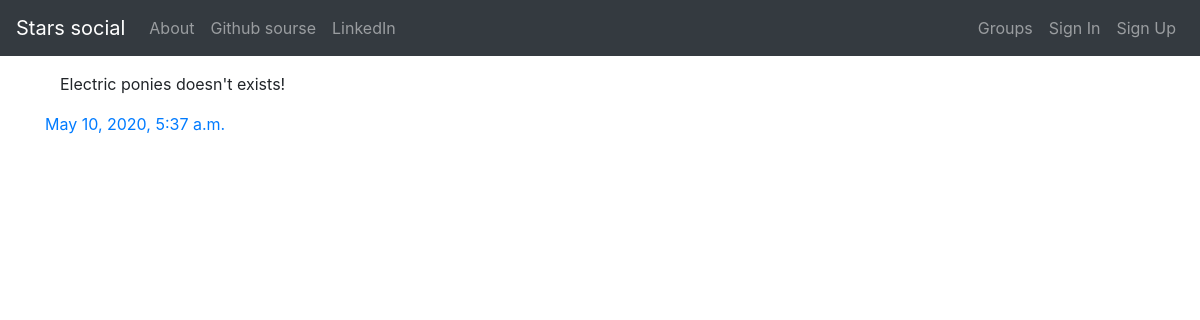
/posts/by/user/9, run on the app's committed database.
### posts/models.py (models this page shows, shortened)
class Post(models.Model):
    user = models.ForeignKey(
        to=User, related_name='posts', on_delete=models.CASCADE)
    created_at = models.DateTimeField(auto_now=True)
    message = models.TextField()
    message_html = models.TextField(editable=False)
    group = models.ForeignKey(to=Group, related_name='posts',
                              null=True, blank=True, on_delete=models.CASCADE)
    class Meta:
        ordering = ['-created_at']
        unique_together = ['user', 'message']

### posts/views.py (the view)
# urls.py: path('by/<username>/<int:pk>', views.PostDetail.as_view(), name='single'),
class PostDetail(SelectRelatedMixin, generic.DetailView):
    model = models.Post
    select_related = ('user', 'group')
    def get_queryset(self):
        queryset = super().get_queryset()
        return queryset.filter(user__username__iexact=self.kwargs.get('username'))

### posts/templates/posts/post_detail.html
{% extends 'posts/post_base.html' %}
{% block post_content %}
<div class='col-md-8'>
{% include 'posts/_post.html' %}
</div>
{% endblock %}

### posts/templates/posts/_post.html (shortened to what this page needs)
<div class='column'>
    <p>{{post.message_html|safe}}</p>
    <div class='column'>
        <div class='row'>
            <time class="time"><a href="{% url 'posts:single' username=post.user.username pk=post.pk %}">{{ post.created_at}}</a></time>
            </div>
</div>

### data on the page
Post: message_html "Electric ponies doesn't exists!", created_at "May 10, 2020, 5:37 a.m."
